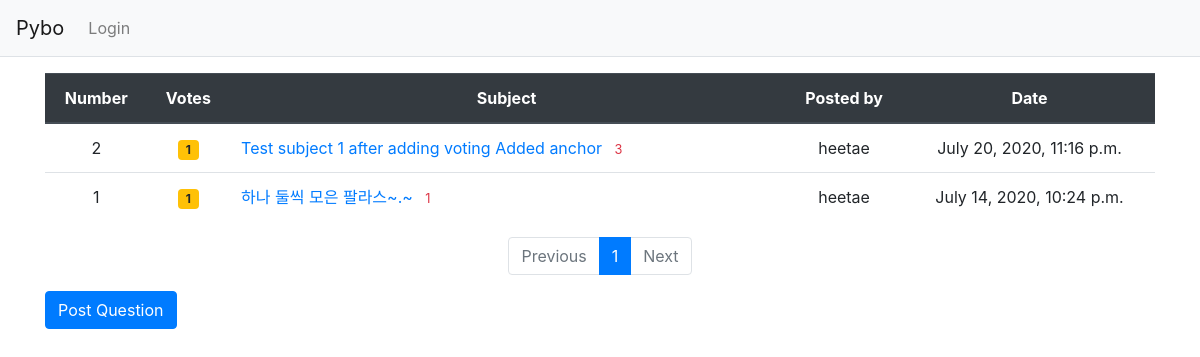
Page /pybo/ on the earlier database version.
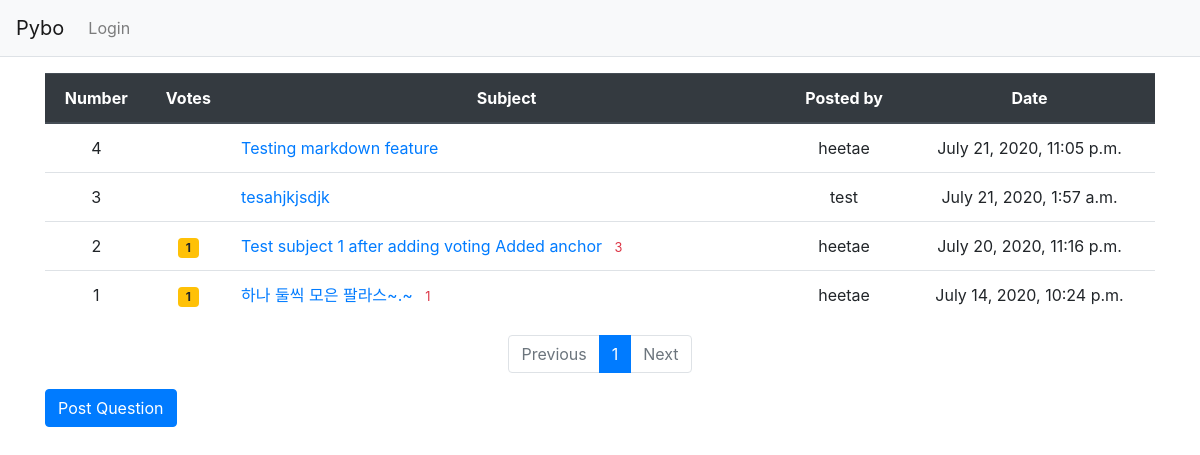
Same page on the later database version.
### pybo/models.py (models this page shows, shortened)
class Question(models.Model):
    author = models.ForeignKey(User, on_delete=models.CASCADE, related_name='author_question')
    subject = models.CharField(max_length=200)
    content = models.TextField()
    create_date = models.DateTimeField()
    modify_date = models.DateTimeField(null=True, blank=True)
    voter = models.ManyToManyField(User, related_name='voter_question')

### pybo/views/base_views.py (the view)
# urls.py: path('', base_views.index, name='index'),
def index(request):
    page = request.GET.get('page', '1')
    question_list = Question.objects.order_by('-create_date')
    paginator = Paginator(question_list, 10)
    page_obj = paginator.get_page(page)
    context = {'question_list': page_obj}
    return render(request, 'pybo/question_list.html', context)

### pybo/templatetags/pybo_filter.py (called while the page is built)
@register.filter
def sub(value, arg):
    return value - arg

### templates/pybo/question_list.html
{% extends 'base.html' %}
{% load pybo_filter %}
{% block content %}
<div class="container my-3">
    <table class="table">
        <thead>
        <tr class="text-center thead-dark">
            <th>Number</th>
            <th>Votes</th>
            <th style="width:50%">Subject</th>
            <th>Posted by</th>
            <th>Date</th>
        </tr>
        </thead>
        <tbody>
        {% if question_list %}
        {% for question in question_list %}
        <tr class="text-center">
            <td>
                {{ question_list.paginator.count|sub:question_list.start_index|sub:forloop.counter0|add:1 }}
            </td>
            <td>
                {% if question.voter.all.count > 0 %}
                <span class="badge badge-warning px-2 py-1">{{ question.voter.all.count }}</span>
                {% endif %}
            </td>
            <td class="text-left">
                <a href="{% url 'pybo:detail' question.id %}">{{ question.subject }}</a>
                {% if question.answer_set.count > 0 %}
                <span class="text-danger small ml-2">{{ question.answer_set.count }}</span>
                {% endif %}
            </td>
            <td>{{ question.author.username }}</td>
            <td>{{ question.create_date }}</td>
        </tr>
        {% endfor %}
        {% else %}
        <tr>
            <td colspan="3">No Questions.</td>
        </tr>
        {% endif %}
        </tbody>
    </table>
     <ul class="pagination justify-content-center">
        {% if question_list.has_previous %}
        <li class="page-item">
            <a class="page-link" href="?page={{ question_list.previous_page_number }}">Previous</a>
        </li>
        {% else %}
        <li class="page-item disabled">
            <a class="page-link" tabindex="-1" aria-disabled="true" href="#">Previous</a>
        </li>
        {% endif %}
        {% for page_number in question_list.paginator.page_range %}
         {% if page_number >= question_list.number|add:-5 and page_number <= question_list.number|add:5 %}
            {% if page_number == question_list.number %}
                <li class="page-item active" aria-current="page">
                    <a class="page-link" href="?page={{ page_number }}">{{ page_number }}</a>
                </li>
            {% else %}
                <li class="page-item">
                    <a class="page-link" href="?page={{ page_number }}">{{ page_number }}</a>
                </li>
            {% endif %}
         {% endif %}
        {% endfor %}
        {% if question_list.has_next %}
        <li class="page-item">
            <a class="page-link" href="?page={{ question_list.next_page_number }}">Next</a>
        </li>
        {% else %}
        <li class="page-item disabled">
            <a class="page-link" tabindex="-1" aria-disabled="true" href="#">Next</a>
        </li>
        {% endif %}
    </ul>
    <a href="{% url 'pybo:create_question' %}" class="btn btn-primary">Post Question</a>
</div>
{% endblock %}

Differences in the rows shown:
added Question: paginator.count|sub "4", subject "Testing markdown feature", author.username "heetae", create_date "July 21, 2020, 11:05 p.m."
added Question: paginator.count|sub "3", subject "tesahjkjsdjk", author.username "test", create_date "July 21, 2020, 1:57 a.m."
